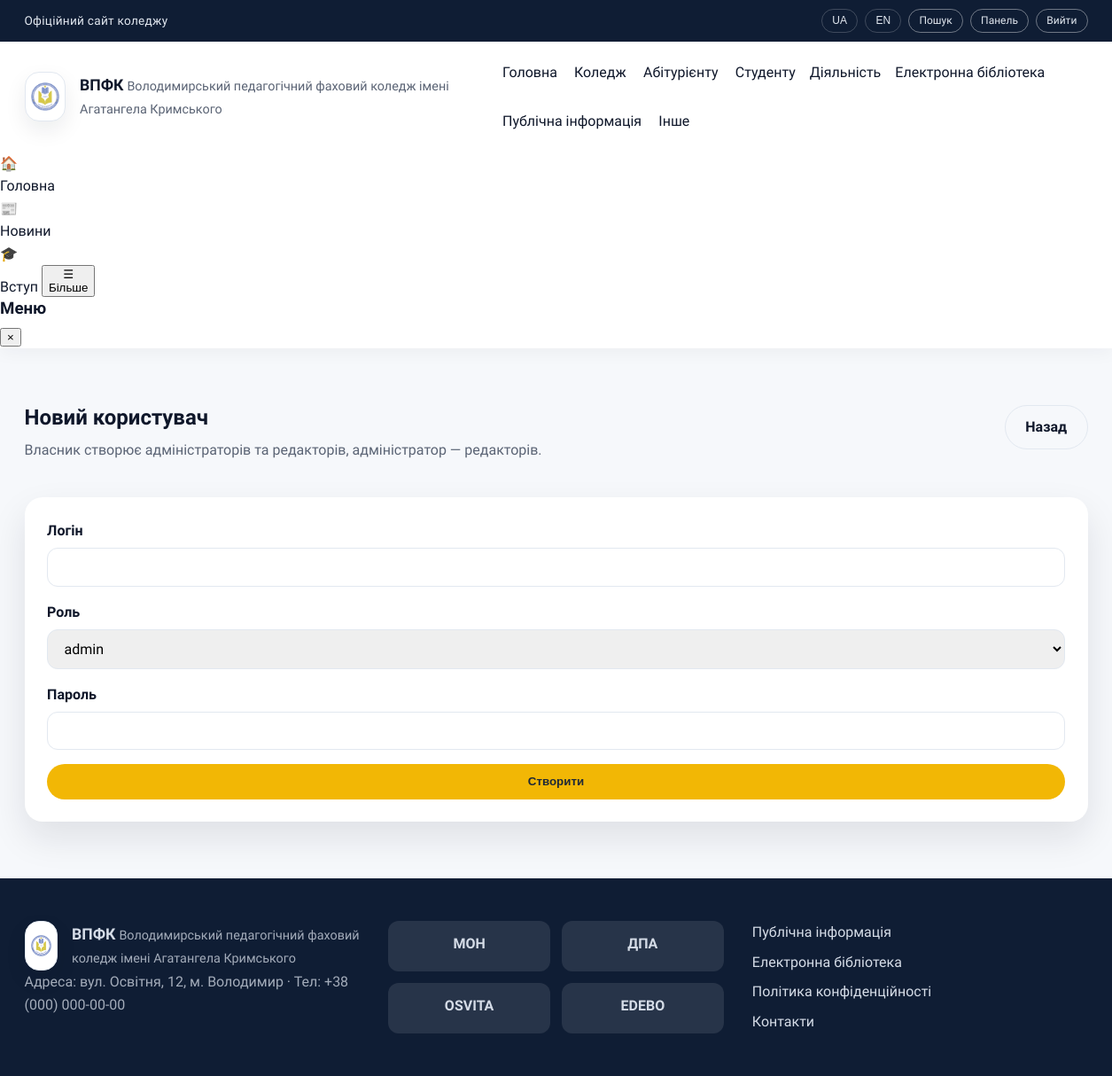
The page /admin/users/new (signed in) on the database its author committed.
### tables this page shows
CREATE TABLE menu_items (
          id INTEGER PRIMARY KEY AUTOINCREMENT,
          parent_id INTEGER,
          title TEXT NOT NULL,
          url TEXT NOT NULL,
          sort_order INTEGER NOT NULL DEFAULT 0,
          FOREIGN KEY(parent_id) REFERENCES menu_items(id)
        );

### app.py (the view, shortened to what this page needs)
@app.route("/admin/users/new", methods=["GET", "POST"])
@role_required("owner", "admin")
def admin_user_new():
    roles = creatable_roles(g.user["role"])
    if not roles:
        abort(403)
    return render_template("admin/user_form.html", roles=roles, user=None, active_title="")

### app.py (called while the page is built)
def get_db() -> sqlite3.Connection:
    if "db" not in g:
        conn = sqlite3.connect(DB_PATH)
        conn.row_factory = sqlite3.Row
        g.db = conn
    return g.db

def query_db(query: str, args: tuple = (), one: bool = False):
    db = get_db()
    cursor = db.execute(query, args)
    rows = cursor.fetchall()
    cursor.close()
    if one:
        return rows[0] if rows else None
    return rows

def build_menu_tree(rows: List[sqlite3.Row]) -> List[dict]:
    items: Dict[int, dict] = {}
    roots: List[dict] = []
    for row in rows:
        items[row["id"]] = {
            "id": row["id"],
            "parent_id": row["parent_id"],
            "title": row["title"],
            "url": row["url"],
            "sort_order": row["sort_order"],
            "children": [],
        }
    for item in items.values():
        parent_id = item["parent_id"]
        if parent_id and parent_id in items:
            items[parent_id]["children"].append(item)
        else:
            roots.append(item)
    def sort_items(nodes: List[dict]) -> List[dict]:
        nodes.sort(key=lambda n: (n["sort_order"], n["title"]))
        for node in nodes:
            node["children"] = sort_items(node["children"])
        return nodes
    return sort_items(roots)

def get_menu_tree() -> List[dict]:
    rows = query_db("SELECT * FROM menu_items ORDER BY sort_order, title")
    return build_menu_tree(rows)

@app.context_processor
def inject_globals():
    return {
        "menu_items": get_menu_tree(),
        "current_user": g.get("user"),
    }

@app.before_request
def load_user():
    g.user = None
    user_id = session.get("user_id")
    if user_id:
        user = query_db("SELECT * FROM users WHERE id = ?", (user_id,), one=True)
        if user:
            g.user = user

def role_required(*roles):
    def decorator(view):
        @wraps(view)
        def wrapped(*args, **kwargs):
            if g.user is None:
                return redirect(url_for("login"))
            if g.user["role"] not in roles:
                abort(403)
            return view(*args, **kwargs)
        return wrapped
    return decorator

def creatable_roles(user_role: str) -> List[str]:
    if user_role == "owner":
        return ["admin", "editor"]
    if user_role == "admin":
        return ["editor"]
    return []

### templates/admin/user_form.html (shortened to what this page needs)
{% extends "layout.html" %}
{% block content %}
  <section class="section">
    <div class="container admin-shell">
      <div class="admin-header">
        <div>
          <h1>{{ 'Редагування користувача' if user else 'Новий користувач' }}</h1>
          <p>Власник створює адміністраторів та редакторів, адміністратор — редакторів.</p>
        </div>
        <a class="btn outline" href="{{ url_for('admin_users') }}">Назад</a>
      </div>
      <div class="admin-card">
        <form method="post" class="form-grid">
          <label class="form-field">
            Логін
            <input class="input" name="username" type="text" value="{{ user.username if user else '' }}" required />
          </label>
          <label class="form-field">
            Роль
            <select class="select" name="role">
              {% for role in roles %}
                <option value="{{ role }}" {% if user and user.role == role %}selected{% endif %}>
                  {{ role }}
                </option>
              {% endfor %}
            </select>
          </label>
          <label class="form-field">
            Пароль {{ ' (залишіть порожнім, щоб не змінювати)' if user else '' }}
            <input class="input" name="password" type="password" {{ 'required' if not user else '' }} />
          </label>
          <button class="btn primary" type="submit">{{ 'Зберегти' if user else 'Створити' }}</button>
        </form>
      </div>
    </div>
  </section>
{% endblock %}

### templates/_menu.html (shortened to what this page needs)
{% macro render_menu(items, active_title=None, level=0) %}
  {% for item in items %}
    {% set active_class = "nav-highlight" if item.title == active_title else "" %}
    {% if item.children %}
      <div class="nav-item has-submenu submenu-level-{{ level }}">
        <span class="nav-title {{ active_class }}">{{ item.title }}</span>
      </div>
    {% else %}
      <a href="{{ item.url or '#' }}" class="{{ active_class }}">{{ item.title }}</a>
    {% endif %}
  {% endfor %}
{% endmacro %}

### static/css/styles.css (style rules this page uses)
:root { color-scheme: light; --bg: #f6f8fb; --surface: #ffffff; --surface-2: #eef2f8; --text: #0f172a; --muted: #5b6475; --primary: #0b4f9a; --primary-700: #083b73; --secondary: #0e7c66; --accent: #f2b705; --border: #e2e8f0; --shadow: 0 18px 40px rgba(15, 23, 42, 0.1); --radius-lg: 20px; --radius-md: 14px; --radius-sm: 10px; --container: 1200px; }
*, *::before, *::after { box-sizing: border-box; }
body { margin: 0; font-family: "Source Sans 3", "Inter", "Roboto", "Segoe UI", sans-serif; font-size: 16px; line-height: 1.6; color: var(--text); background: var(--bg); }
a { color: inherit; text-decoration: none; }
h1, h2, h3 { margin: 0 0 0.4em; line-height: 1.2; }
p { margin: 0 0 1rem; color: var(--muted); }
.container { width: min(100% - 2.5rem, var(--container)); margin: 0 auto; }
.section { padding: 4rem 0; }
.site-nav a { padding: 0.4rem 0.2rem; color: var(--text); position: relative; }
.site-nav a::after { content: ""; position: absolute; left: 0; bottom: -0.2rem; width: 0%; height: 2px; background: var(--primary); transition: width 0.3s ease; }
.nav-item { position: relative; display: inline-flex; align-items: center; gap: 0.35rem; }
.nav-title { display: inline-block; cursor: default; user-select: none; }
.btn { display: inline-flex; align-items: center; justify-content: center; padding: 0.7rem 1.4rem; border-radius: 999px; border: 1px solid transparent; font-weight: 600; cursor: pointer; transition: transform 0.2s ease, box-shadow 0.2s ease; }
.btn.primary { background: var(--accent); color: #1f2937; }
.btn.outline { background: transparent; border-color: var(--border); color: var(--text); }
.admin-shell { display: grid; gap: 1.5rem; }
.admin-header { display: flex; flex-wrap: wrap; align-items: flex-start; justify-content: space-between; gap: 1rem; }
.admin-card { background: var(--surface); padding: 1.6rem; border-radius: var(--radius-lg); box-shadow: var(--shadow); }
.form-grid { display: grid; gap: 1rem; }
.form-field { display: grid; gap: 0.4rem; font-weight: 600; }
.input, .textarea, .select { width: 100%; border-radius: 12px; border: 1px solid var(--border); padding: 0.7rem 0.9rem; font-size: 1rem; font-family: inherit; }

### rows shown on the page
menu_items: title "Головна"
menu_items: title "Коледж"
menu_items: title "Абітурієнту"
menu_items: title "Студенту"
menu_items: title "Діяльність"
menu_items: title "Електронна бібліотека"
menu_items: title "Публічна інформація"
menu_items: title "Інше"

### other values the page prints
{{ 'Редагування користувача' if user else 'Новий користувач' }} "Новий користувач"
{{ 'Зберегти' if user else 'Створити' }} "Створити"
form field role "admin"
